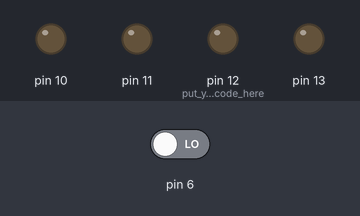
The sketch below on a simulated Arduino Uno, built with avr-gcc and run on an emulated ATmega328P. On the bench: output pins drawn as LEDs (lit = HIGH). The test bench sets the inputs (shaded band); at power-on: pin 6 LOW.

Above: at 1.2 s.
1.3 s: pin 6 driven HIGH
At 2.1 s:
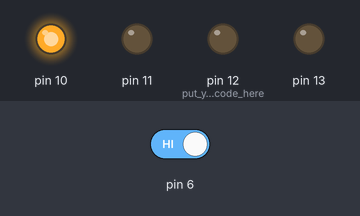
At 4.9 s:
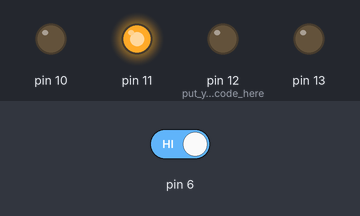
Timing chart, 0 to 18.8 s (numbered marks = the images above; inputs shaded):
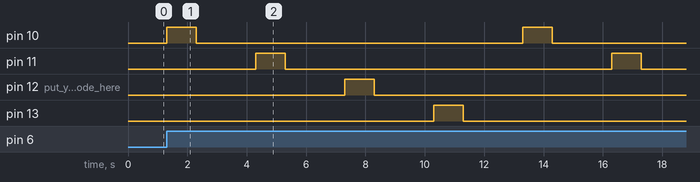

The sketch:

singleLEDblink.ino
```cpp
/*The program blinks a single LED light for multiple times*/
void setup()
{
 pinMode(12,OUTPUT);// put your setup code here, to run once:
 pinMode(10,OUTPUT);
 pinMode(11,OUTPUT);
 pinMode(13,OUTPUT);
 pinMode(6,INPUT);
}

void loop()
{
  if(digitalRead(6)==HIGH)
  {
   for(int i=10;i<=13;i++)
    {
     digitalWrite(i,HIGH);
     delay(1000);
     digitalWrite(i,LOW);
       delay(2000);// put your main code here, to run repeatedly:
    }
  }
}
```

Measured:
- after the input at 1.3 s, pin 10: alternates HIGH for 1.0 s and LOW for 11.0 s, starting at once; pin 11: alternates HIGH for 1.0 s and LOW for 11.0 s, starting after 3.0 s; pin 12 (put_your_setup_code_here): LOW → HIGH after 6.0 s, → LOW 1.0 s later; pin 13: LOW → HIGH after 9.0 s, → LOW 1.0 s later
